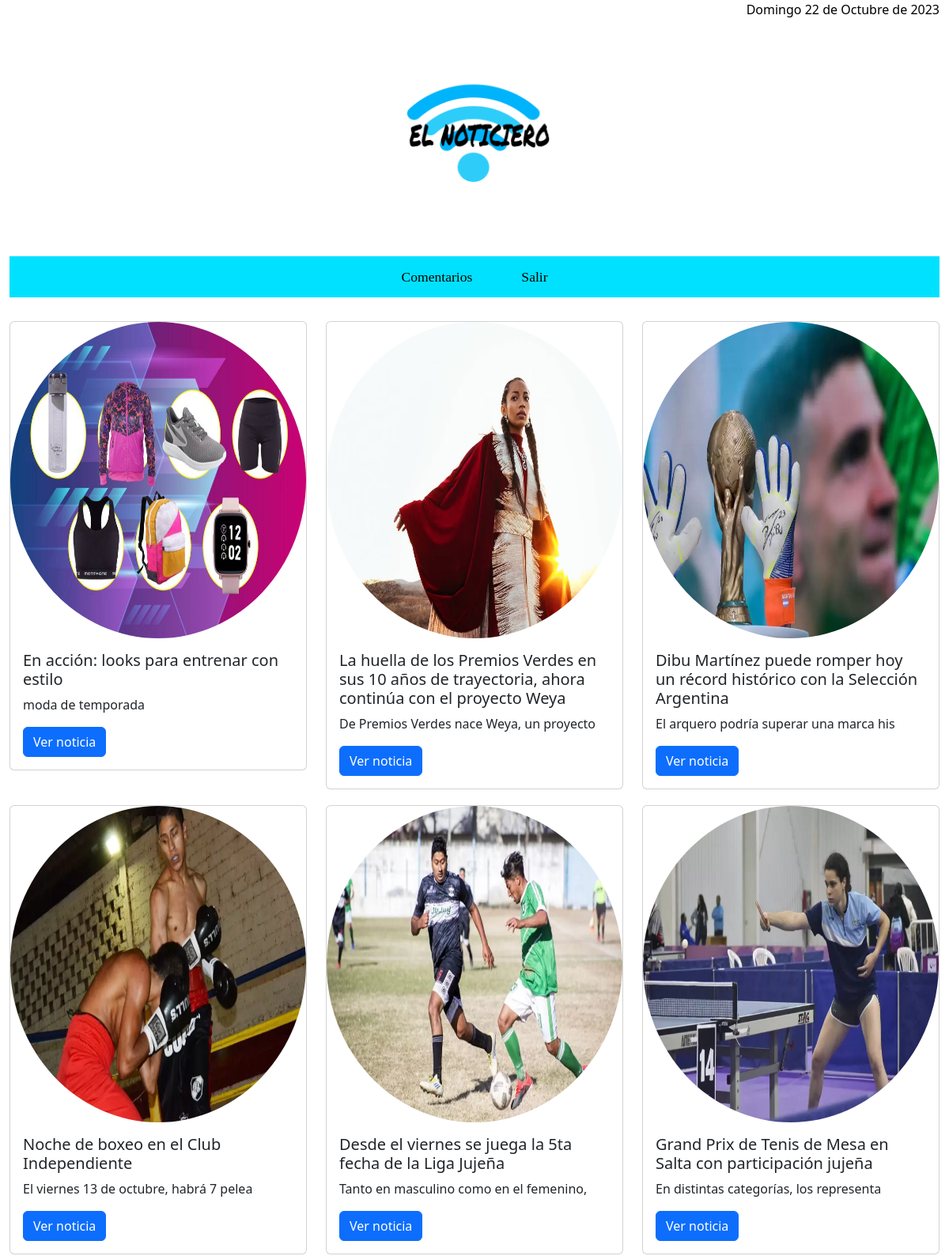
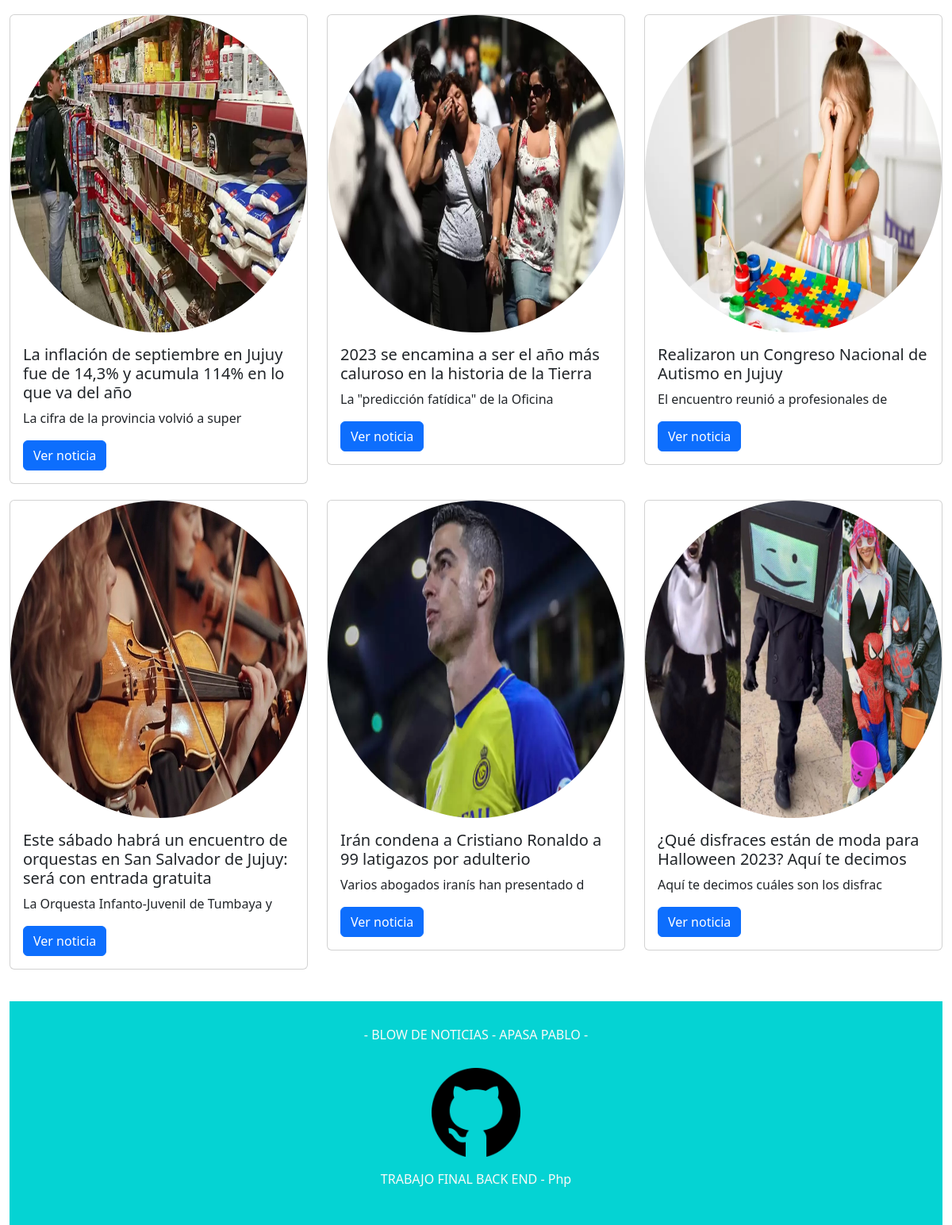
The page / on the database its author committed (2 pictures, top to bottom).
### tables this page shows
CREATE TABLE `noticias` (
  `id_noticia` int(11) NOT NULL,
  `id_usuario` int(11) NOT NULL,
  `titulo` text NOT NULL,
  `copete` text NOT NULL,
  `cuerpo` text NOT NULL,
  `imagen` varchar(255) NOT NULL,
  `fecha` date NOT NULL,
  `categoria` varchar(30) NOT NULL,
  `megusta` int(11) NOT NULL,
  `no_megusta` int(11) NOT NULL
);

### index.php (the view, shortened to what this page needs)
<!DOCTYPE html>
<html lang="es">
<head>
    <link href="lib/bootstrap-5.3.2/css/bootstrap.min.css" rel="stylesheet">
    <link rel="stylesheet" href="./admin/CSS/styles.css">
</head>
<body>
    <div class="container-fluid">
        <div id="fecha">
            <?php
            $dias_semana = [
                'Domingo',
                'Lunes',
                'Martes',
                'Miércoles',
                'Jueves',
                'Viernes',
                'Sábado'
            ];
            $meses = [
                'Enero',
                'Febrero',
                'Marzo',
                'Abril',
                'Mayo',
                'Junio',
                'Julio',
                'Agosto',
                'Septiembre',
                'Octubre',
                'Noviembre',
                'Diciembre'
            ];
            $nombre_dia = $dias_semana[date("w")];
            $dia_mes = date("j");
            $nombre_mes = $meses[date("n") - 1];
            $año = date("Y");
            echo "$nombre_dia $dia_mes de $nombre_mes de $año";
            ?>
        </div>
        <img class="logo" src="./images/logo10_18_12345.png" alt="logo de diario">
        <nav class="nav">
            <li class="nav-item">
                <a class="nav-link" href="comentarios.php">Comentarios</a>
            </li>
            <li class="nav-item">
                <a class="nav-link" href="./admin/logout.php">Salir</a>
            </li>
        </nav>
        <div class="row">
            <?php
            require("admin/conexion.php");
            $conexion = mysqli_connect($server_db, $usuario_db, $password_db)
                or die("No se puede conectar con el servidor");
            mysqli_select_db($conexion, $base_db)
                or die("No se puede seleccionar la base de datos");
            $instruccion = "select * from noticias  order by fecha desc";
            $consulta = mysqli_query($conexion, $instruccion) or die("no puedo consultar");
            $nfilas = mysqli_num_rows($consulta);
            for ($i = 0; $i < $nfilas; $i++) {
                $resultado = mysqli_fetch_array($consulta);
                print('
            <div class="col-4">
                <div class="card">
                <img src="imagenes_subidas/' . $resultado['imagen'] . '" class="card-img-top img-portada" alt="' . $resultado['titulo'] . '">
                    <div class="card-body">
                        <h5 class="card-title">' . $resultado['titulo'] . '</h5>
                        <p class="card-text">' . substr($resultado['copete'], 0, 40) . '</p>
                        <a href="ver_noticia.php?id_noticia=' . $resultado['id_noticia'] . '" class="btn btn-primary">Ver noticia</a>
                    </div>
                 </div>
            </div>
            ');
            }
            ?>
        </div>
        <footer>
            <p> - BLOW DE NOTICIAS - APASA PABLO - <br />
                <a href="https://github.com/FaniCasco"><img src="./images/gith.png" alt="icono de github" width="10%" height="10%"></a><br>
            <p>TRABAJO FINAL BACK END - Php </p>
        </footer>
</body>
</html>

### admin/CSS/styles.css (style rules this page uses)
body { margin: 0; padding: 0; }
.nav { padding: 5px 5px; max-width: 1000vw; background-color: rgb(0, 225, 255); gap: 30px; margin-bottom: 30px; display: flex; justify-content: center; }
.nav li a { color: rgb(0, 0, 0); font-size: 1.1em; font-family: 'Lucida Sans', 'Lucida Sans Regular', 'Lucida Grande', 'Lucida Sans'; }
.card { margin-bottom: 20px; }
.img-portada { width: 100%; height: 50vh; }
.card-img-top { border-radius: 50% }
.logo { margin-left: 38%; padding-top: 30px; width: 25%; }
#fecha { float: right; color: #000000; margin-bottom: 20px; }
footer { background-color: rgb(5, 211, 211); color: #fcfaf9; padding: 30px 30px; margin-top: 20px; text-align: center; }
footer img { margin-top: 30px; }

### rows shown on the page
noticias: imagen (picture), titulo "En acción: looks para entrenar con estilo", copete "moda de temporada"
noticias: imagen (picture), titulo "La huella de los Premios Verdes en sus 10 años de trayectoria, ahora continúa con el proyecto Weya", copete "De Premios Verdes nace Weya, un proyecto"
noticias: imagen (picture), titulo "Dibu Martínez puede romper hoy un récord histórico con la Selección Argentina", copete "El arquero podría superar una marca his"
noticias: imagen (picture), titulo "Noche de boxeo en el Club Independiente", copete "El viernes 13 de octubre, habrá 7 pelea"
noticias: imagen (picture), titulo "Desde el viernes se juega la 5ta fecha de la Liga Jujeña", copete "Tanto en masculino como en el femenino,"
noticias: imagen (picture), titulo "Grand Prix de Tenis de Mesa en Salta con participación jujeña", copete "En distintas categorías, los representa"
noticias: imagen (picture), titulo "La inflación de septiembre en Jujuy fue de 14,3% y acumula 114% en lo que va del año", copete "La cifra de la provincia volvió a super"
noticias: imagen (picture), titulo "2023 se encamina a ser el año más caluroso en la historia de la Tierra", copete "La \"predicción fatídica\" de la Oficina"
noticias: imagen (picture), titulo "Realizaron un Congreso Nacional de Autismo en Jujuy", copete "El encuentro reunió a profesionales de"
noticias: imagen (picture), titulo "Este sábado habrá un encuentro de orquestas en San Salvador de Jujuy: será con entrada gratuita", copete "La Orquesta Infanto-Juvenil de Tumbaya y"
noticias: imagen (picture), titulo "Irán condena a Cristiano Ronaldo a 99 latigazos por adulterio", copete "Varios abogados iranís han presentado d"
noticias: imagen (picture), titulo "¿Qué disfraces están de moda para Halloween 2023? Aquí te decimos", copete "Aquí te decimos cuáles son los disfrac"
